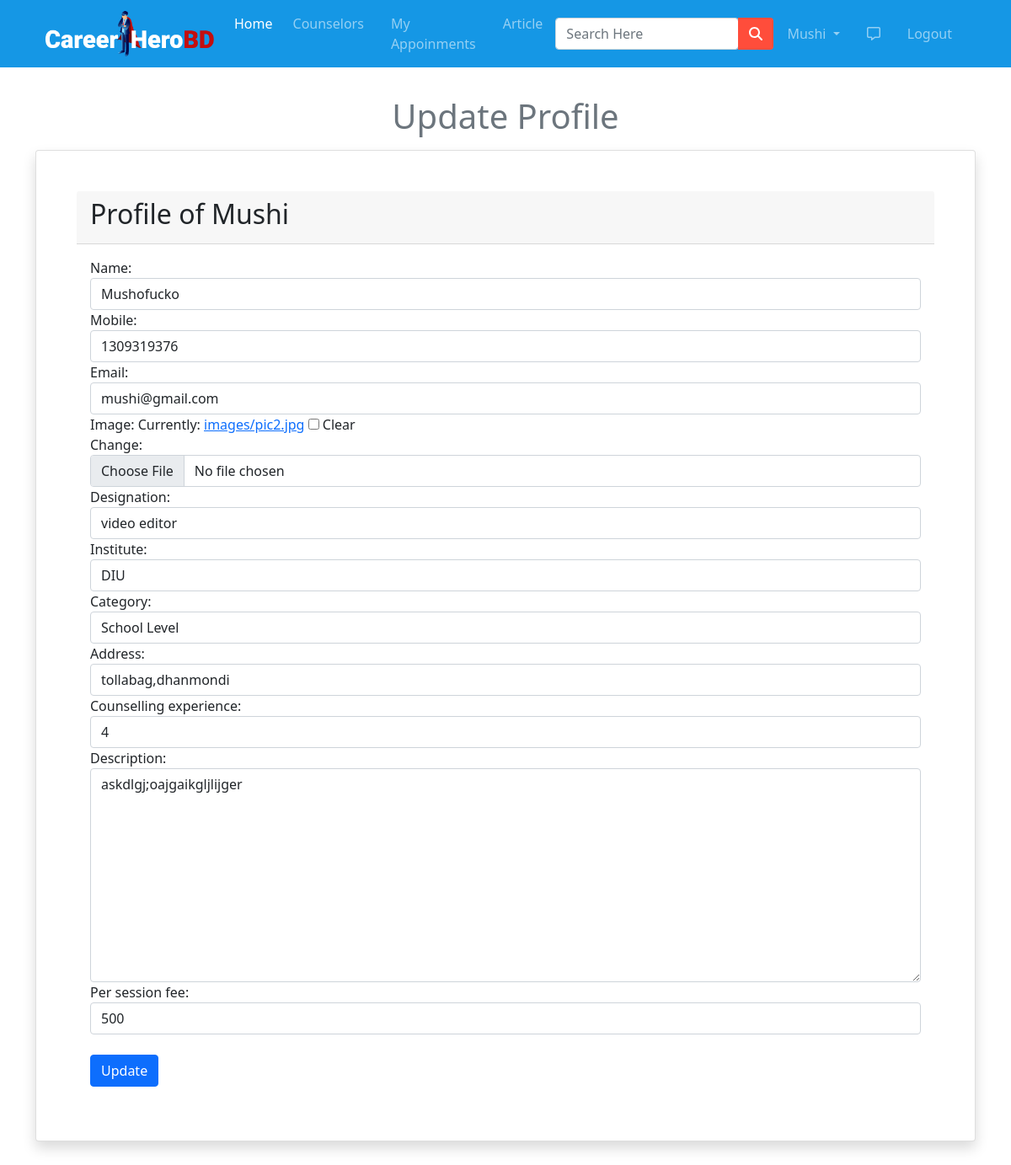
The page /counselor_form/2/ (signed in) on the database its author committed.
### app/models.py (models this page shows, shortened)
class User(AbstractUser):
  is_counselor= models.BooleanField(default=False)
  is_student = models.BooleanField(default=False)

class Counselor(models.Model):
  user = models.ForeignKey(settings.AUTH_USER_MODEL,on_delete=models.CASCADE)
  name=models.CharField(max_length=30,blank=True,null=True)
  email = models.EmailField(max_length=40,blank=True,null=True)
  mobile = models.IntegerField(blank=True,null=True)
  image = models.ImageField(upload_to='images/',null=True,blank=True)
  designation = models.CharField(max_length=30,blank=True,null=True)
  institute = models.CharField(max_length=30,blank=True,null=True)
  category = models.CharField(max_length=50,choices=CATEGORIES,null=True,blank=True)
  address = models.CharField(max_length=100,blank=True,null=True)
  counselling_experience = models.IntegerField(blank=True,null=True)
  description = models.TextField(max_length=2000,blank=True,null=True)
  per_session_fee = models.IntegerField(blank=True,null=True)

### app/views.py (the view)
# urls.py: path('counselor_form/<int:pk>/',views.CounselorUpdateView.as_view(),name="counselor_form"),
class CounselorUpdateView(LoginRequiredMixin, UpdateView):
  model = Counselor
  fields = ('name', 'mobile', 'email', 'image','designation','institute','category','address','counselling_experience','description','per_session_fee' )
  template_name = 'app/updateForm.html'
  login_url = 'login'
  def dispatch(self, request, *args, **kwargs):
    obj = self.get_object()
    if obj.user != self.request.user:
      raise PermissionDenied
    return super().dispatch(request, *args, **kwargs)

### app/templates/app/updateForm.html (shortened to what this page needs)
{% extends 'app/base.html' %}
{% load static %}
{% load widget_tweaks %}
{% block main-content %}
<section>
  <div class="container my-5" style="padding-top: 50px ;">
    <h1 class="text-center my-3 text-secondary">Update Profile</h1>
    <div class="row">
      <div class="col-md-12 mx-auto">
        <div class="card shadow p-5">
          <div class="card-header text-black">
            <h2>Profile of {{request.user.username|capfirst}}</h2>
          </div>
          <div class="card-body">
            <form action="" method="POST" novalidate enctype="multipart/form-data">
              {% for field in form.visible_fields %}
              <div class="form-group">
                {{ field.label_tag }}
                {% render_field field class="form-control" %}
                {% endfor %}
                <br>
                <input type="submit" value="Update" class="btn btn-primary">
                <br>
              </div>
            </form>
          </div>
        </div>
      </div>
    </div>
  </div>
</section>
{% endblock main-content %}

### app/templates/app/base.html (shortened to what this page needs)
<!DOCTYPE html>
{% load static %}
<html lang="en">
<head>
  <link rel="stylesheet" href="{% static 'app/css/style.css' %}">
  <link href="https://cdn.jsdelivr.net/npm/bootstrap@5.0.0-beta1/dist/css/bootstrap.min.css" rel="stylesheet"
>
  <link rel="stylesheet" href="https://stackpath.bootstrapcdn.com/font-awesome/4.7.0/css/font-awesome.min.css">
  <link rel="stylesheet" href="{% static 'app/css/owl.carousel.min.css' %}">
  <link rel="stylesheet" href="{% static 'app/css/all.min.css' %}">
  <link rel="stylesheet" href="https://cdnjs.cloudflare.com/ajax/libs/animate.css/3.7.2/animate.css">
</head>
<body>
  <div class="row">
    <div class="col-sm-12 col-md-12 col-lg-12">
      <nav id="nav" class="navbar navbar-expand-lg navbar-dark  fixed-top" style="background-color: #1597E5;">
        <div class="container">
          <a class="navbar-brand" href="/" ><img src="{% static 'images/nav/logo.png' %}" alt="" style="width: 200px;"></a>
          <div class="collapse navbar-collapse" id="navbarSupportedContent">
            <ul class="navbar-nav me-auto mb-2 mb-lg-0">
              <li class="nav-item">
                <a class="nav-link active" aria-current="page" href="/">Home</a>
              </li>
              <li class="nav-item mx-2">
                <a href="{% url 'counselor' %}" class="nav-link">Counselors</a>
              </li>
              {% if request.user.is_authenticated %}
              <li class="nav-item mx-2">
                <a href="{% url 'appoinment' %}" class="nav-link">My Appoinments</a>
              </li>
              {% endif %}
              <li class="nav-item mx-2">
                <a href="{% url 'article_list' %}" class="nav-link">Article</a>
              </li>
            </ul>
            <form class="d-flex input-group w-auto" method="POST" action="">
              <input type="search" class="form-control rounded" name="q" placeholder="Search Here" aria-label="Search"
                aria-describedby="search-addon" />
              <button type="submit" class="btn" style="background-color:#FF4D3B;"><i class="fas fa-search"
                  style="color: white;"></i></button>
            </form>
            <div>
              <ul class="navbar-nav me-auto mb-2 mb-lg-0">
                {% if request.user.is_authenticated %}
                <li class="nav-item dropdown mx-2">
                  <a class="nav-link dropdown-toggle" href="#" id="profileDropdown" role="button"
                    data-bs-toggle="dropdown" aria-expanded="false">
                    {{request.user.username|capfirst}}
                  </a>
                </li>
                <li class="nav-item mx-2">
                  <a href="" class="nav-link"><i class="far fa-comment-alt "></i></a>
                </li>
                <li class="nav-item mx-2">
                  <a href="{% url 'logout' %}" class="nav-link">Logout</a>
                </li>
                {% endif %}
              </ul>
            </div>
          </div>
        </div>
      </nav>
    </div>
  </div>
  {% block main-content %}
  {% endblock main-content %}
</body>
</html>

### rows shown on the page
User: user.username "Mushi"
Counselor: name "Mushofucko" "1309319376" "mushi@gmail.com" "video editor" "DIU" "School Level" "tollabag,dhanmondi" "4" "askdlgj;oajgaikgljlijger" "500"

### other values the page prints
{{ field.label_tag }} "Name:" "Mobile:" "Email:" "Image:" "Designation:" "Institute:" "Category:" "Address:" "Counselling experience:" "Description:" "Per session fee:"
